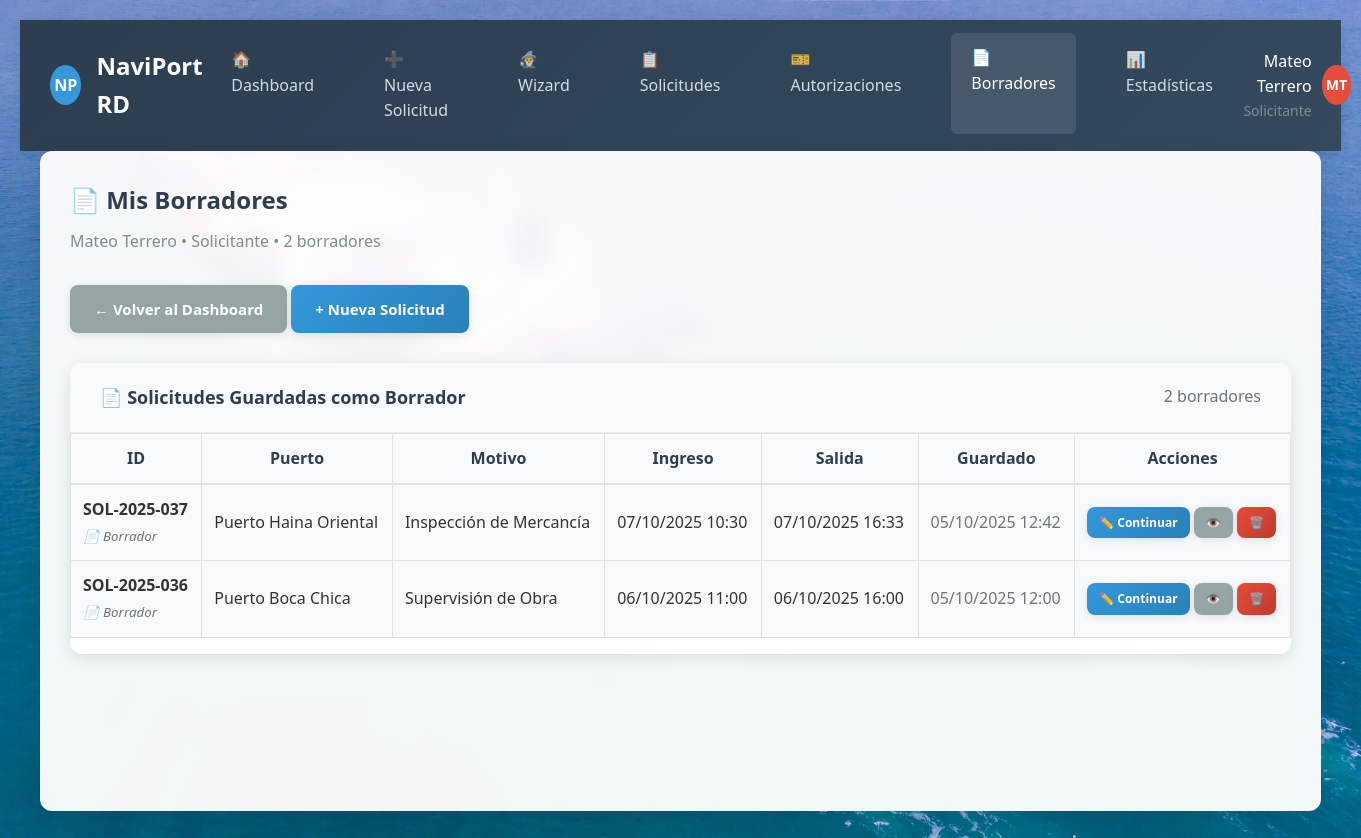
The app's page /solicitudes/borradores/ (signed in) with its own data.
### accounts/models.py (models this page shows, shortened)
class User(AbstractUser):
    ROLE_CHOICES = [
        ('solicitante', 'Solicitante'),
        ('evaluador', 'Evaluador Portuario'),
        ('supervisor', 'Supervisor'),
        ('admin_tic', 'Administrador TIC'),
        ('oficial_acceso', 'Oficial de Acceso Físico'),
        ('direccion', 'Dirección Logística'),
    ]
    role = models.CharField(
        max_length=20,
        choices=ROLE_CHOICES,
        default='solicitante',
        verbose_name='Rol'
    )
    cedula_rnc = models.CharField(
        max_length=20,
        unique=True,
        validators=[
            RegexValidator(
                regex=r'^(\d{3}-\d{7}-\d{1}|\d{3}-\d{5}-\d{1})$',
                message='Formato inválido. Use XXX-XXXXXXX-X para cédula o XXX-XXXXX-X para RNC'
            )
        ],
        verbose_name='Cédula/RNC'
    )
    telefono = models.CharField(
        max_length=15,
        blank=True,
        validators=[
            RegexValidator(
                regex=r'^\+?1?\d{9,15}$',
                message='Número de teléfono inválido'
            )
        ],
        verbose_name='Teléfono'
    )
    empresa = models.ForeignKey(
        'Empresa',
        on_delete=models.SET_NULL,
        null=True,
        blank=True,
        related_name='usuarios',
        verbose_name='Empresa'
    )
    es_admin_empresa = models.BooleanField(default=False, verbose_name='Admin de Empresa')
    puede_crear_usuarios = models.BooleanField(default=False, verbose_name='Puede Crear Usuarios')
    activo = models.BooleanField(default=True, verbose_name='Activo')
    created_at = models.DateTimeField(auto_now_add=True, verbose_name='Creado el')
    updated_at = models.DateTimeField(auto_now=True, verbose_name='Actualizado el')
    failed_login_attempts = models.PositiveIntegerField(default=0, verbose_name='Intentos fallidos')
    is_locked = models.BooleanField(default=False, verbose_name='Bloqueado')
    locked_until = models.DateTimeField(null=True, blank=True, verbose_name='Bloqueado hasta')
    last_login_ip = models.GenericIPAddressField(null=True, blank=True, verbose_name='Última IP')
    class Meta:
        verbose_name = 'Usuario'
        verbose_name_plural = 'Usuarios'
        ordering = ['-created_at']
    def get_display_name(self):
        return self.get_full_name() or self.username
    def get_role_display_with_admin(self):
        role_display = self.get_role_display()
        if self.es_admin_empresa and self.role == 'solicitante':
            return f"{role_display} (Administrador)"
        return role_display

### solicitudes/models.py (models this page shows, shortened)
class Solicitud(models.Model):
    ESTADO_CHOICES = [
        ('borrador', 'Borrador'),
        ('recibido', 'Recibida'),
        ('sin_asignar', 'Sin Asignar'),
        ('pendiente', 'Pendiente de Revisión'),
        ('en_revision', 'En Revisión'),
        ('documentos_faltantes', 'Documentos Faltantes'),
        ('aprobada', 'Aprobada'),
        ('rechazada', 'Rechazada'),
        ('vencida', 'Vencida'),
        ('escalada', 'Escalada a Supervisor'),
    ]
    PRIORIDAD_CHOICES = [
        ('normal', 'Normal'),
        ('alta', 'Alta'),
        ('critica', 'Crítica'),
        ('vip', 'VIP Gubernamental'),
    ]
    codigo = models.CharField(
        max_length=20,
        unique=True,
        editable=False,
        verbose_name='Código de Solicitud'
    )
    numero_imo = models.CharField(
        max_length=20,
        blank=True,
        null=True,
        verbose_name='Número IMO',
        help_text='Número de identificación IMO de la embarcación (7 dígitos)'
    )
    naviera = models.CharField(
        max_length=200,
        blank=True,
        null=True,
        verbose_name='Naviera',
        help_text='Nombre de la empresa naviera propietaria de la embarcación'
    )
    solicitante = models.ForeignKey(
        settings.AUTH_USER_MODEL,
        on_delete=models.CASCADE,
        related_name='solicitudes',
        verbose_name='Solicitante'
    )
    empresa = models.ForeignKey(
        'accounts.Empresa',
        on_delete=models.CASCADE,
        related_name='solicitudes',
        verbose_name='Empresa'
    )
    puerto_destino = models.ForeignKey(
        Puerto,
        on_delete=models.CASCADE,
        verbose_name='Puerto de Destino'
    )
    lugar_destino = models.ForeignKey(
        LugarPuerto,
        on_delete=models.CASCADE,
        verbose_name='Lugar de Destino',
        help_text='Lugar específico dentro del puerto',
        null=True,
        blank=True
    )
    motivo_acceso = models.ForeignKey(
        MotivoAcceso,
        on_delete=models.CASCADE,
        verbose_name='Motivo del Acceso'
    )
    fecha_ingreso = models.DateField(verbose_name='Fecha de Ingreso')
    hora_ingreso = models.TimeField(verbose_name='Hora de Ingreso')
    fecha_salida = models.DateField(verbose_name='Fecha de Salida')
    hora_salida = models.TimeField(verbose_name='Hora de Salida')
    descripcion = models.TextField(verbose_name='Descripción Detallada')
    servicios_solicitados = models.ManyToManyField(
        'evaluacion.Servicio',
        related_name='solicitudes',
        blank=True,
        verbose_name='Servicios Solicitados',
        help_text='Servicios específicos que la empresa requiere para esta solicitud'
    )
    estado = models.CharField(
        max_length=25,
        choices=ESTADO_CHOICES,
        default='borrador',
        verbose_name='Estado'
    )
    prioridad = models.CharField(
        max_length=15,
        choices=PRIORIDAD_CHOICES,
        default='normal',
        verbose_name='Prioridad'
    )
    evaluador_asignado = models.ForeignKey(
        settings.AUTH_USER_MODEL,
        on_delete=models.SET_NULL,
        null=True,
        blank=True,
        related_name='solicitudes_asignadas',
        verbose_name='Evaluador Asignado'
    )
    fecha_evaluacion = models.DateTimeField(null=True, blank=True, verbose_name='Fecha de Evaluación')
    comentarios_evaluacion = models.TextField(blank=True, verbose_name='Comentarios de Evaluación')
    motivo_rechazo = models.TextField(blank=True, verbose_name='Motivo de Rechazo')
    vence_el = models.DateTimeField(null=True, blank=True, verbose_name='Vence el')
    tiempo_limite_horas = models.PositiveIntegerField(default=24, verbose_name='Tiempo límite (horas)')
    creada_el = models.DateTimeField(auto_now_add=True, verbose_name='Creada el')
    actualizada_el = models.DateTimeField(auto_now=True, verbose_name='Actualizada el')
    enviada_el = models.DateTimeField(null=True, blank=True, verbose_name='Enviada el')
    class Meta:
        verbose_name = 'Solicitud'
        verbose_name_plural = 'Solicitudes'
        ordering = ['-creada_el']
        indexes = [
            models.Index(fields=['estado', '-creada_el']),
            models.Index(fields=['evaluador_asignado', 'estado']),
            models.Index(fields=['vence_el']),
        ]
    ESTADOS_SOLICITANTE = {
        'borrador': 'borrador',
        'recibido': 'recibida',
        'sin_asignar': 'recibida',
        'pendiente': 'recibida',
        'en_revision': 'recibida',
        'documentos_faltantes': 'documentos_faltantes',
        'escalada': 'recibida',
        'aprobada': 'aprobada',
        'rechazada': 'rechazada',
        'vencida': 'rechazada',
    }
    ESTADOS_SOLICITANTE_CONFIG = {
        'borrador': {'color': 'gray', 'bg_color': '#95a5a6', 'texto': 'Borrador', 'icono': '📝', 'text_color': 'white'},
        'recibida': {'color': 'yellow', 'bg_color': '#f1c40f', 'texto': 'Recibida', 'icono': '📨', 'text_color': '#000000'},
        'documentos_faltantes': {'color': 'orange', 'bg_color': '#e67e22', 'texto': 'Docs. Pendientes', 'icono': '📄', 'text_color': 'white'},
        'aprobada': {'color': 'green', 'bg_color': '#27ae60', 'texto': 'Aprobada', 'icono': '✅', 'text_color': 'white'},
        'rechazada': {'color': 'red', 'bg_color': '#e74c3c', 'texto': 'Rechazada', 'icono': '❌', 'text_color': 'white'},
    }

class Puerto(models.Model):
    nombre = models.CharField(max_length=100, unique=True, verbose_name='Nombre')
    codigo = models.CharField(max_length=10, unique=True, verbose_name='Código')
    activo = models.BooleanField(default=True, verbose_name='Activo')
    ubicacion = models.CharField(max_length=200, blank=True, verbose_name='Ubicación')
    descripcion = models.TextField(blank=True, verbose_name='Descripción')
    fecha_creacion = models.DateTimeField(default=timezone.now, verbose_name='Fecha de Creación')
    fecha_modificacion = models.DateTimeField(auto_now=True, verbose_name='Última Modificación')
    class Meta:
        verbose_name = 'Puerto'
        verbose_name_plural = 'Puertos'
        ordering = ['nombre']
    def __str__(self):
        return self.nombre

class MotivoAcceso(models.Model):
    nombre = models.CharField(max_length=100, unique=True, verbose_name='Motivo')
    descripcion = models.TextField(blank=True, verbose_name='Descripción')
    requiere_documentos_especiales = models.BooleanField(default=False, verbose_name='Requiere documentos especiales')
    activo = models.BooleanField(default=True, verbose_name='Activo')
    servicios_relacionados = models.ManyToManyField(
        'evaluacion.Servicio',
        related_name='motivos_acceso',
        blank=True,
        verbose_name='Servicios Relacionados',
        help_text='Servicios que pueden usar este motivo de acceso'
    )
    class Meta:
        verbose_name = 'Motivo de Acceso'
        verbose_name_plural = 'Motivos de Acceso'
        ordering = ['nombre']
    def __str__(self):
        return self.nombre

### solicitudes/views.py (the view)
# urls.py: path('borradores/', mis_borradores, name='mis_borradores'),
@login_required
@role_required('solicitante')
def mis_borradores(request):
    borradores_list = request.user.solicitudes.filter(estado='borrador').select_related('empresa', 'puerto_destino', 'motivo_acceso').order_by('-creada_el')
    paginator = Paginator(borradores_list, 10)
    page_number = request.GET.get('page')
    borradores = paginator.get_page(page_number)
    context = {
        'user': request.user,
        'borradores': borradores,
        'total_borradores': borradores_list.count()
    }
    return render(request, 'solicitudes/mis_borradores.html', context)

### templates/solicitudes/mis_borradores.html (shortened to what this page needs)
{% extends 'base.html' %}
{% load static %}
{% block extra_css %}
<link rel="stylesheet" href="{% static 'solicitudes/css/solicitudes.css' %}">
{% endblock %}
{% block content %}
<div class="navbar">
    <div class="navbar-brand">
        <div class="logo">NP</div>
        NaviPort RD
    </div>
    <ul class="navbar-menu">
        <li><a href="{% url 'solicitudes:dashboard' %}" style="color: inherit; text-decoration: none;">🏠 Dashboard</a></li>
        <li><a href="{% url 'solicitudes:solicitud_wizard_inicio' %}" style="color: inherit; text-decoration: none;">➕ Nueva Solicitud</a></li>
        <li><a href="{% url 'solicitudes:solicitud_wizard_inicio' %}" style="color: inherit; text-decoration: none;">🧙‍♂️ Wizard</a></li>
        <li><a href="{% url 'solicitudes:mis_solicitudes' %}" style="color: inherit; text-decoration: none;">📋 Solicitudes</a></li>
        <li><a href="{% url 'solicitudes:mis_autorizaciones' %}" style="color: inherit; text-decoration: none;">🎫 Autorizaciones</a></li>
        <li class="active">📄 Borradores</li>
        <li><a href="{% url 'solicitudes:estadisticas' %}" style="color: inherit; text-decoration: none;">📊 Estadísticas</a></li>
    </ul>
    <div class="navbar-user">
        <div style="text-align: right; margin-right: 10px;">
            <div style="font-weight: 500;">{{ user.get_display_name }}</div>
            <div style="font-size: 14px; color: #7f8c8d;">{{ user.get_role_display_with_admin }}</div>
        </div>
        <div class="user-avatar">{{ user.get_display_name|slice:':1'|upper }}{{ user.last_name|slice:':1'|upper }}</div>
    </div>
</div>
<div class="content-area">
    <div style="margin-bottom: 30px;">
        <h2 style="color: #2c3e50; margin-bottom: 10px;">📄 Mis Borradores</h2>
        <p style="color: #7f8c8d;">{{ user.get_display_name }} • Solicitante • {{ total_borradores }} borrador{{ total_borradores|pluralize:"es" }}</p>
    </div>
    <div style="margin-bottom: 30px;">
        <a href="{% url 'solicitudes:dashboard' %}" class="btn btn-secondary">← Volver al Dashboard</a>
        <a href="{% url 'solicitudes:solicitud_wizard_inicio' %}" class="btn btn-primary">+ Nueva Solicitud</a>
    </div>
    {% if borradores %}
    <div class="data-table">
        <div class="table-header">
            <div class="table-title">📄 Solicitudes Guardadas como Borrador</div>
            <div>
                <span style="color: #6c757d;">{{ total_borradores }} borrador{{ total_borradores|pluralize:"es" }}</span>
            </div>
        </div>
        <div class="table-content">
            <table class="table">
                <thead>
                    <tr>
                        <th>ID</th>
                        <th>Puerto</th>
                        <th>Motivo</th>
                        <th>Ingreso</th>
                        <th>Salida</th>
                        <th>Guardado</th>
                        <th>Acciones</th>
                    </tr>
                </thead>
                <tbody>
                {% for borrador in borradores %}
                    <tr style="background-color: #f8f9fa;">
                        <td>
                            <strong>{{ borrador.codigo|default:borrador.id }}</strong>
                            <br><small style="color: #6c757d; font-style: italic;">📄 Borrador</small>
                        </td>
                        <td>{{ borrador.puerto_destino|default:"No especificado" }}</td>
                        <td>{{ borrador.motivo_acceso|default:"No especificado" }}</td>
                        <td>
                            {% if borrador.fecha_ingreso %}
                                {{ borrador.fecha_ingreso|date:"d/m/Y" }}
                                {% if borrador.hora_ingreso %}{{ borrador.hora_ingreso|time:"H:i" }}{% endif %}
                            {% else %}
                                <span style="color: #6c757d;">No definida</span>
                            {% endif %}
                        </td>
                        <td>
                            {% if borrador.fecha_salida %}
                                {{ borrador.fecha_salida|date:"d/m/Y" }}
                                {% if borrador.hora_salida %}{{ borrador.hora_salida|time:"H:i" }}{% endif %}
                            {% else %}
                                <span style="color: #6c757d;">No definida</span>
                            {% endif %}
                        </td>
                        <td>
                            <span style="color: #6c757d;">{{ borrador.creada_el|date:"d/m/Y H:i" }}</span>
                        </td>
                        <td style="white-space: nowrap;">
                            <a href="{% url 'solicitudes:editar_solicitud' borrador.id %}" class="btn btn-sm btn-primary" title="Continuar editando">✏️ Continuar</a>
                            <a href="{% url 'solicitudes:detalle_solicitud' borrador.id %}" class="btn btn-sm btn-secondary" title="Ver detalles">👁️</a>
                            <a href="{% url 'solicitudes:borrar_solicitud' borrador.id %}" class="btn btn-sm btn-danger" title="Eliminar borrador" onclick="return confirm('¿Estás seguro de eliminar este borrador?')">🗑️</a>
                        </td>
                    </tr>
                {% empty %}
                    <tr><td colspan="7" style="text-align:center;">No tienes borradores guardados.</td></tr>
                {% endfor %}
                </tbody>
            </table>
        </div>
    </div>
    {% endif %}
</div>
{% endblock %}

### records on screen
User: get_display_name "Mateo Terrero", get_role_display_with_admin "Solicitante", get_display_name "M", last_name "T"
Solicitud: codigo "SOL-2025-037", puerto_destino "Puerto Haina Oriental", motivo_acceso "Inspección de Mercancía", fecha_ingreso "07/10/2025", hora_ingreso "10:30", fecha_salida "07/10/2025", hora_salida "16:33", creada_el "05/10/2025 12:42"
Solicitud: codigo "SOL-2025-036", puerto_destino "Puerto Boca Chica", motivo_acceso "Supervisión de Obra", fecha_ingreso "06/10/2025", hora_ingreso "11:00", fecha_salida "06/10/2025", hora_salida "16:00", creada_el "05/10/2025 12:00"

### other values on screen
{{ total_borradores }} "2"
